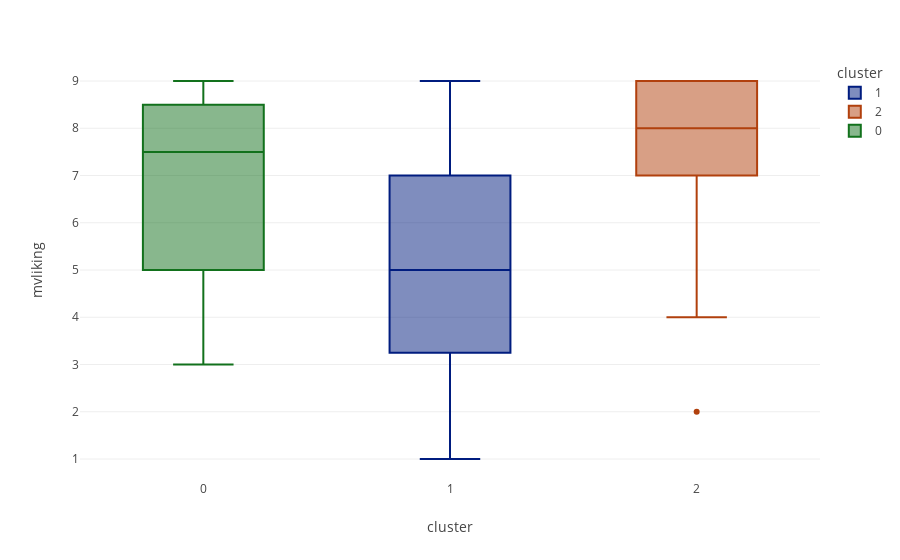

The notebook cell this image was saved under:
### Code cell
# From the mvliking column, the "female" feature has the second greatest correlation
# Checking the data distribution once both "female" and age are filtered
fig = px.box(data_frame=dfcomp.loc[(dfcomp["age"] >= 40) & (dfcomp["female"] == False), :], 
             x="cluster",
             y="mvliking",
             color="cluster")
fig.show()

### Figure 1 — Plotly figure (JSON) as saved in the notebook; plotly's stock layout.template omitted (floating-point values rounded to 4 significant figures)
{"data": [{"alignmentgroup": "True", "hovertemplate": "cluster=%{x}<br>mvliking=%{y}<extra></extra>", "legendgroup": "1", "marker": {"color": "#001c7f"}, "name": "1", "notched": false, "offsetgroup": "1", "orientation": "v", "showlegend": true, "type": "box", "x": [1, 1, 1, 1, 1, 1, 1, 1, 1, 1, 1, 1, 1, 1, 1, 1, 1, 1, 1, 1, 1, 1, 1, 1, 1, 1, 1, 1, 1, 1, 1, 1, 1, 1, 1, 1, 1, 1, 1, 1, 1, 1, 1, 1, 1, 1, 1], "x0": " ", "xaxis": "x", "y": [2, 3, 2, 5, 3, 5, 1, 9, 4, 8, 7, 6, 2, 4, 9, 9, 5, 7, 7, 4, 6, 9, 5, 1, 9, 7, 6, 8, 5, 5, 1, 8, 9, 5, 4, 2, 4, 5, 3, 9, 4, 1, 1, 6, 4, 8, 7], "y0": " ", "yaxis": "y"}, {"alignmentgroup": "True", "hovertemplate": "cluster=%{x}<br>mvliking=%{y}<extra></extra>", "legendgroup": "2", "marker": {"color": "#b1400d"}, "name": "2", "notched": false, "offsetgroup": "2", "orientation": "v", "showlegend": true, "type": "box", "x": [2, 2, 2, 2, 2, 2, 2, 2, 2, 2, 2, 2, 2, 2, 2, 2, 2, 2, 2, 2, 2, 2, 2, 2, 2, 2, 2, 2, 2, 2, 2, 2, 2, 2], "x0": " ", "xaxis": "x", "y": [9, 9, 5, 6, 7, 9, 7, 9, 8, 9, 9, 9, 8, 2, 9, 8, 8, 8, 6, 9, 9, 8, 9, 7, 9, 5, 5, 8, 9, 5, 4, 9, 9, 9], "y0": " ", "yaxis": "y"}, {"alignmentgroup": "True", "hovertemplate": "cluster=%{x}<br>mvliking=%{y}<extra></extra>", "legendgroup": "0", "marker": {"color": "#12711c"}, "name": "0", "notched": false, "offsetgroup": "0", "orientation": "v", "showlegend": true, "type": "box", "x": [0, 0, 0, 0, 0, 0, 0, 0], "x0": " ", "xaxis": "x", "y": [4, 6, 8, 8, 9, 3, 7, 9], "y0": " ", "yaxis": "y"}], "layout": {"boxmode": "overlay", "legend": {"title": {"text": "cluster"}, "tracegroupgap": 0}, "margin": {"t": 60}, "xaxis": {"anchor": "y", "categoryarray": [1, 2, 0], "categoryorder": "array", "domain": [0, 1], "title": {"text": "cluster"}}, "yaxis": {"anchor": "x", "domain": [0, 1], "title": {"text": "mvliking"}}}}
